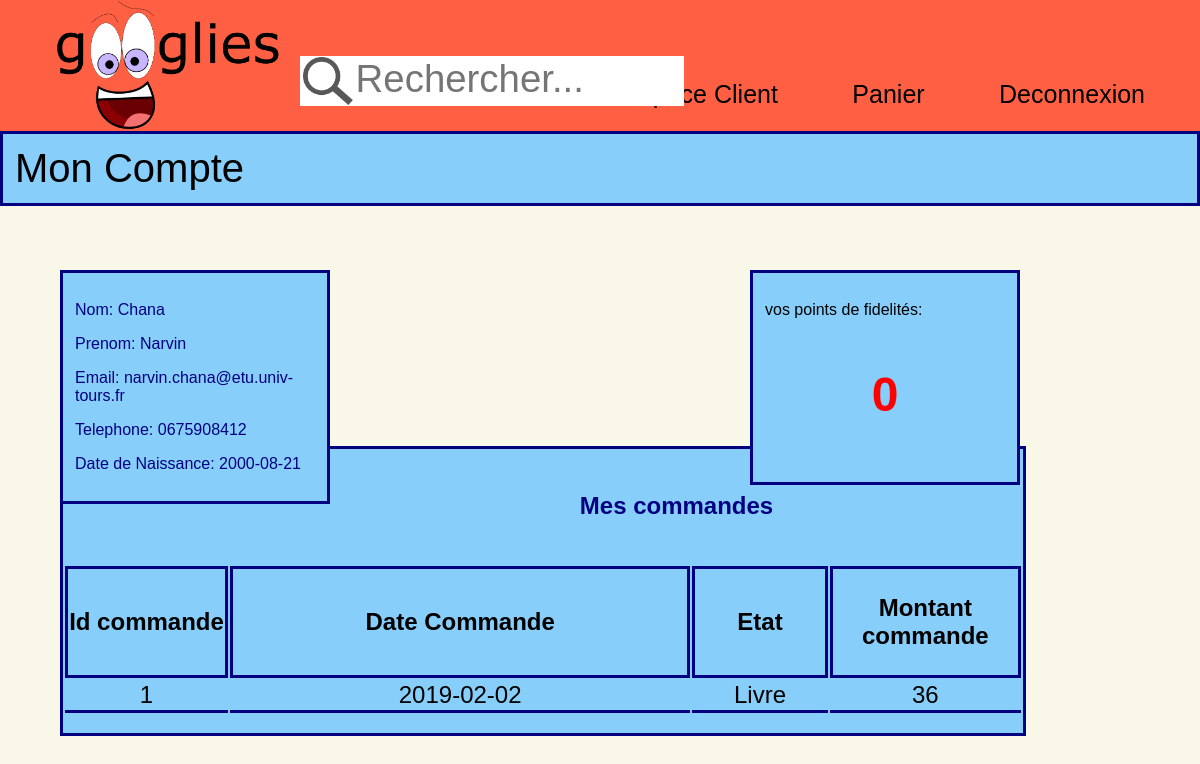
The app's page /account.php (signed in) with its own data.
### tables this page shows
CREATE TABLE IF NOT EXISTS `client` (
  `ID_CLIENT` int(11) NOT NULL AUTO_INCREMENT,
  `EMAIL` varchar(50) NOT NULL,
  `MDP` varchar(50) NOT NULL,
  `NOM` varchar(50) NOT NULL,
  `PRENOM` varchar(50) NOT NULL,
  `TELEPHONE` varchar(10) NOT NULL,
  `DATE_NAISSANCE` date NOT NULL,
  `PTS_FIDELITE` int(11) NOT NULL DEFAULT '0',
  `ADRESSE` varchar(50) DEFAULT NULL,
  `COORD_BANC` varchar(16) DEFAULT NULL,
  PRIMARY KEY (`ID_CLIENT`)
);

CREATE TABLE IF NOT EXISTS `commande` (
  `ID_COMMANDE` int(11) NOT NULL AUTO_INCREMENT,
  `DATE_COMMANDE` date NOT NULL,
  `ETAT` varchar(50) NOT NULL,
  `ID_CLIENT` int(11) NOT NULL,
  `ID_LIVRAISON` int(11) DEFAULT NULL,
  PRIMARY KEY (`ID_COMMANDE`),
  KEY `COMMANDE_CLIENT_FK` (`ID_CLIENT`),
  KEY `COMMANDE_LIVRAISON0_FK` (`ID_LIVRAISON`)
);

### main.php (called while the page is built, shortened)
<?php
	function connection() {
		$connx = new mysqli("localhost","root","","googlies",3306);
		return $connx;
	}
	function executeSQL($req) {
		$ServerSQL=connection();
		$data = $ServerSQL->query($req);
		return $data;
	}
	function convertTableToString($data) {
		$data->data_seek(0);
		while($row=$data->fetch_assoc()) {
			foreach($row as $value)
			return("{$value}");
		}
	}
?>

### account.php (the view, shortened to what this page needs)
<?php
require("main.php");
$client_id=$_SESSION["id"];
$req_nom="SELECT client.NOM FROM client where client.ID_CLIENT=".$client_id."; ";
$req_prenom="SELECT client.PRENOM FROM client where client.ID_CLIENT=".$client_id."; ";
$req_email="SELECT client.EMAIL FROM client where client.ID_CLIENT=".$client_id."; ";
$req_tel="SELECT client.TELEPHONE FROM client where client.ID_CLIENT=".$client_id."; ";
$req_bd="SELECT client.DATE_NAISSANCE FROM client where client.ID_CLIENT=".$client_id."; ";
$req_fp="SELECT client.PTS_FIDELITE FROM client where client.ID_CLIENT=".$client_id."; ";
$req_commandeids="SELECT commande.ID_COMMANDE FROM(commande Natural JOIN client NATURAL JOIN est_commande NATURAL JOIN article) where client.ID_CLIENT=".$client_id."; ";
?>
<!DOCTYPE html>
<html lang="fr">
<head>
    <link href="stylesheet.css" rel="stylesheet">
</head>
<header>
    <div class="container-navbar">
        <a href="index.php"><img src="img/googlies%20logo%20new.png" class="logo" alt="googlies logo"></a>
        <div class="search">
            <form action=search.php method="post">
                <label class="search-label">
                    <input type="text" name="q" class="search-bar" placeholder="Rechercher...">
                    <input type="submit" class="search-button">
                </label>
            </form>
        </div>
        <nav>
            <ul>
                <li><a href="account.php">Espace Client</a></li>
                <li><a href="basket.php">Panier</a></li>
                <li><?php
                 if($_SESSION['id']==NULL){
                     echo("<a href='connection.html'>Connexion</a>");
                }
                else{
                    echo("<a href='disconnection.php'>Deconnexion</a>");
                }
                ?></li>
            </ul>
        </nav>
    </div>
</header>
<body>
    <div class="my_account">
        <p id="title">Mon Compte </p>
        <div class="client_info">
            <p>Nom: <?php echo(convertTableToString(executeSQL($req_nom)));?></p>
            <p>Prenom: <?php echo(convertTableToString(executeSQL($req_prenom)));?></p>
            <p>Email: <?php echo(convertTableToString(executeSQL($req_email)));?></p>
            <p>Telephone: <?php echo(convertTableToString(executeSQL($req_tel)));?></p>
            <p>Date de Naissance: <?php echo(convertTableToString(executeSQL($req_bd)));?></p>
        </div>
        <div class="loyalty_points">
            <p>vos points de fidelités:</p>
            <p id="pts"><?php echo(convertTableToString(executeSQL($req_fp)));?> </p>
        </div>
        <div class="orders">
            <table>
            <tr><p id="cmd">Mes commandes</p></tr>
            <tr>
                <th id="idc"><p>Id commande</p></th>
                    <th id="date"><p>Date Commande</p></th>
                    <th id="ec"><p>Etat</p></th>
                    <th id="mc"><p>Montant commande</p></th>
                </tr>
                <?php
                    $commandeids=executeSQL($req_commandeids);
                    $commandeids->data_seek(1);
                    while($row=$commandeids->fetch_assoc())
                    {
                        foreach($row as $value)
                            $commandedate=convertTableToString(executeSQL("SELECT commande.DATE_COMMANDE FROM(commande Natural JOIN client NATURAL JOIN est_commande NATURAL JOIN article) where client.ID_CLIENT={$client_id} AND commande.ID_COMMANDE={$value};"));
                            $commandeprix=convertTableToString(executeSQL("SELECT sum(article.PRIX_TTC) FROM(commande Natural JOIN client NATURAL JOIN est_commande NATURAL JOIN article) where client.ID_CLIENT={$client_id} AND commande.ID_COMMANDE={$value};"));
                            $commandeetat=convertTableToString(executeSQL("SELECT commande.etat FROM(commande Natural JOIN client NATURAL JOIN est_commande NATURAL JOIN article) where client.ID_CLIENT={$client_id} AND commande.ID_COMMANDE={$value}; "));
                            echo"<tr>";
                            echo "<td>{$value}</td>";
                            echo"<td>".$commandedate."</td>";
                            echo"<td>".$commandeetat."</td>";
                            echo"<td>".$commandeprix."</td>";
                            echo "</tr>"."<br>";
                    }
                        echo'</table>'."<br>";
                ?>
        </div>
    </div>
</body>
</html>

### stylesheet.css (style rules this page uses)
* { font-family: arial; }
body { margin: 0; background: #f9f7e8; }
header { background-color: #ff6044; font-weight: 400; }
header::after { content: ''; display: table; clear: both; }
.logo { float: left; max-width: 20%; padding: 0 0; margin-left: 50px; }
nav { float: right; }
nav ul { list-style: none; margin: 0; padding: 0; }
nav li { display: inline-block; margin-top: 80px; margin-bottom: 20px; }
nav li:last-child { margin-right: 20px; }
nav a { text-decoration: none; color: black; font-size: 25px; padding: 35px; }
.container-navbar { width: 100%; }
.search { position: absolute; left: 25%; top: 7%; width: 32%; height: 50px; background-color: white; }
.search-label { width: 100%; }
.search-bar { width: 85%; float: right; font-size: 2.4em; margin: auto; border: none; }
.search-button { background: url(img/search%20icon.png) no-repeat; background-size: contain; height: 50px; width: 50px; margin-left: 3px; margin-top: 1px; text-indent: -99999px; float: left; border: none; }
.client_info { background-color: lightskyblue; width: 20%; padding: 1%; border-style: solid; border-color: navy; border-width: 10%; float: left; margin-left: 5%; margin-top: 2%; color: navy; }
.loyalty_points { background-color: lightskyblue; width: 20%; padding: 1%; border-style: solid; border-color: navy; border-width: 10%; float: right; margin-right: 15%; margin-top: 2%; }
#title { font-size: 250%; background-color: lightskyblue; border-style: solid; border-color: navy; border-width: 10%; padding: 1%; margin-top: 0%; }
.orders { background-color: lightskyblue; margin-top: 20%; margin-left:5%; border-style: solid; border-color: navy; border-width: 10%; text-align: center; width:80%; }
.orders th { border-style: solid; border-right-style: solid; margin-bottom: 10%; border-color:navy; font-size: 150% }
.orders td { font-size: 150%; border-bottom-style: solid; border-color:navy; }
#cmd { color: navy; font-weight: bold; font-size: 150%; padding-top: 2%; }
#idc { width:7%; }
#date { width:34%; }
#ec { width:10%; }
#mc { width:14%; }
#pts { text-align: center; color: red; font-weight: bold; font-size: 300%; }

### records on screen
client: NOM "Chana", PRENOM "Narvin", EMAIL "narvin.chana@etu.univ-tours.fr", TELEPHONE "0675908412", DATE_NAISSANCE "2000-08-21", PTS_FIDELITE "0"
commande: value "1", commandedate "2019-02-02", ETAT "Livre", commandeprix "36"
